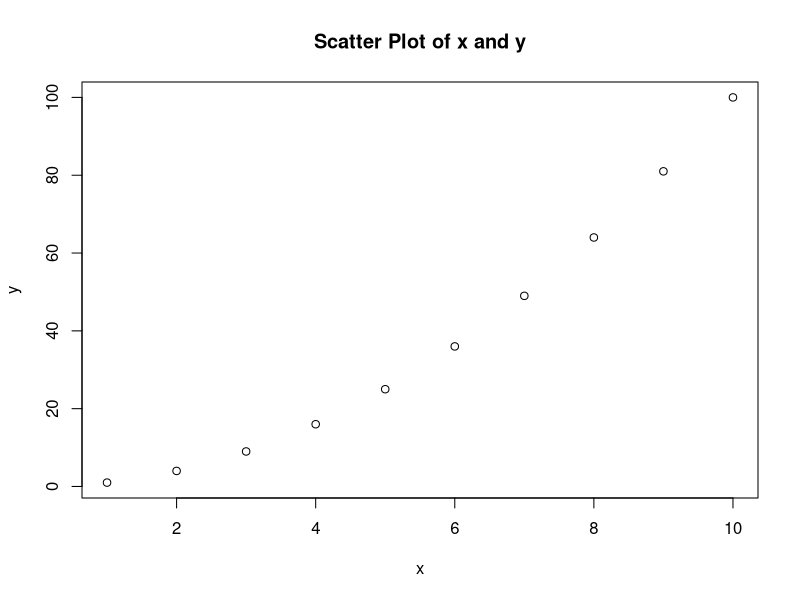

Recreate this plot in R.
# This is an example of a test file for EDA (Exploratory Data Analysis)

# Load necessary libraries
x <- 1:10
y <- x^2
# Create a scatter plot
plot(x, y, main = "Scatter Plot of x and y", xlab = "x", ylab = "y")
